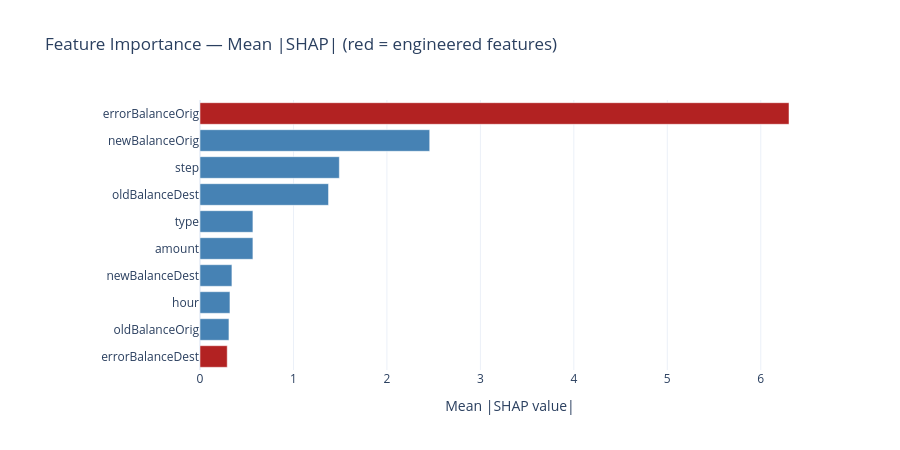

The cell this chart's notebook holds for it:
### Code cell
# ═══ PANEL 7: SHAP Summary (Interactive Plotly version) ═══

import plotly.graph_objects as go   # add this if not already imported

# Define feature names — MUST match shap_values column order
all_features = X_test.columns.tolist()

# Sanity check before plotting
assert len(all_features) == shap_values.shape[1], (
    f"Feature/SHAP mismatch: {len(all_features)} features vs "
    f"{shap_values.shape[1]} SHAP columns"
)

shap_imp = pd.DataFrame({
    'feature': all_features,
    'mean_abs_shap': np.abs(shap_values).mean(axis=0),
}).sort_values('mean_abs_shap', ascending=True)

fig_shap = go.Figure(go.Bar(
    x=shap_imp['mean_abs_shap'],
    y=shap_imp['feature'],
    orientation='h',
    marker_color=[
        'firebrick' if any(tag in f.lower() for tag in ('error', 'drain', 'dest_zero'))
        else 'steelblue'
        for f in shap_imp['feature']
    ],
    hovertemplate='%{y}: %{x:.4f}<extra></extra>',
))

fig_shap.update_layout(
    title='Feature Importance — Mean |SHAP| (red = engineered features)',
    xaxis_title='Mean |SHAP value|',
    height=450,
    template='plotly_white',
    margin=dict(l=200),
)

fig_shap.show()

# ═══ Summary printout ═══
print("\n" + "="*70)
print("INTERACTIVE DASHBOARD COMPLETE")
print("="*70)
print(f"Champion model:           {champion_name}")
print(f"PR-AUC:                   {champion['pr_auc']:.4f}")
print(f"Operating threshold:      {champion['opt_thresh']:.3f}")
print(f"Recall at 95% precision:  {champion['opt_recall']:.3f}")
print("\nAll charts above are interactive — hover, zoom, and pan to explore.")

### Figure 1 — Plotly figure (JSON) as saved in the notebook; plotly's stock layout.template omitted (floating-point values rounded to 4 significant figures)
{"data": [{"hovertemplate": "%{y}: %{x:.4f}<extra></extra>", "marker": {"color": ["firebrick", "steelblue", "steelblue", "steelblue", "steelblue", "steelblue", "steelblue", "steelblue", "steelblue", "firebrick"]}, "orientation": "h", "type": "bar", "x": [0.2914, 0.3096, 0.3204, 0.3416, 0.5661, 0.5663, 1.375, 1.491, 2.458, 6.302], "y": ["errorBalanceDest", "oldBalanceOrig", "hour", "newBalanceDest", "amount", "type", "oldBalanceDest", "step", "newBalanceOrig", "errorBalanceOrig"]}], "layout": {"height": 450, "margin": {"l": 200}, "title": {"text": "Feature Importance — Mean |SHAP| (red = engineered features)"}, "xaxis": {"title": {"text": "Mean |SHAP value|"}}}}
